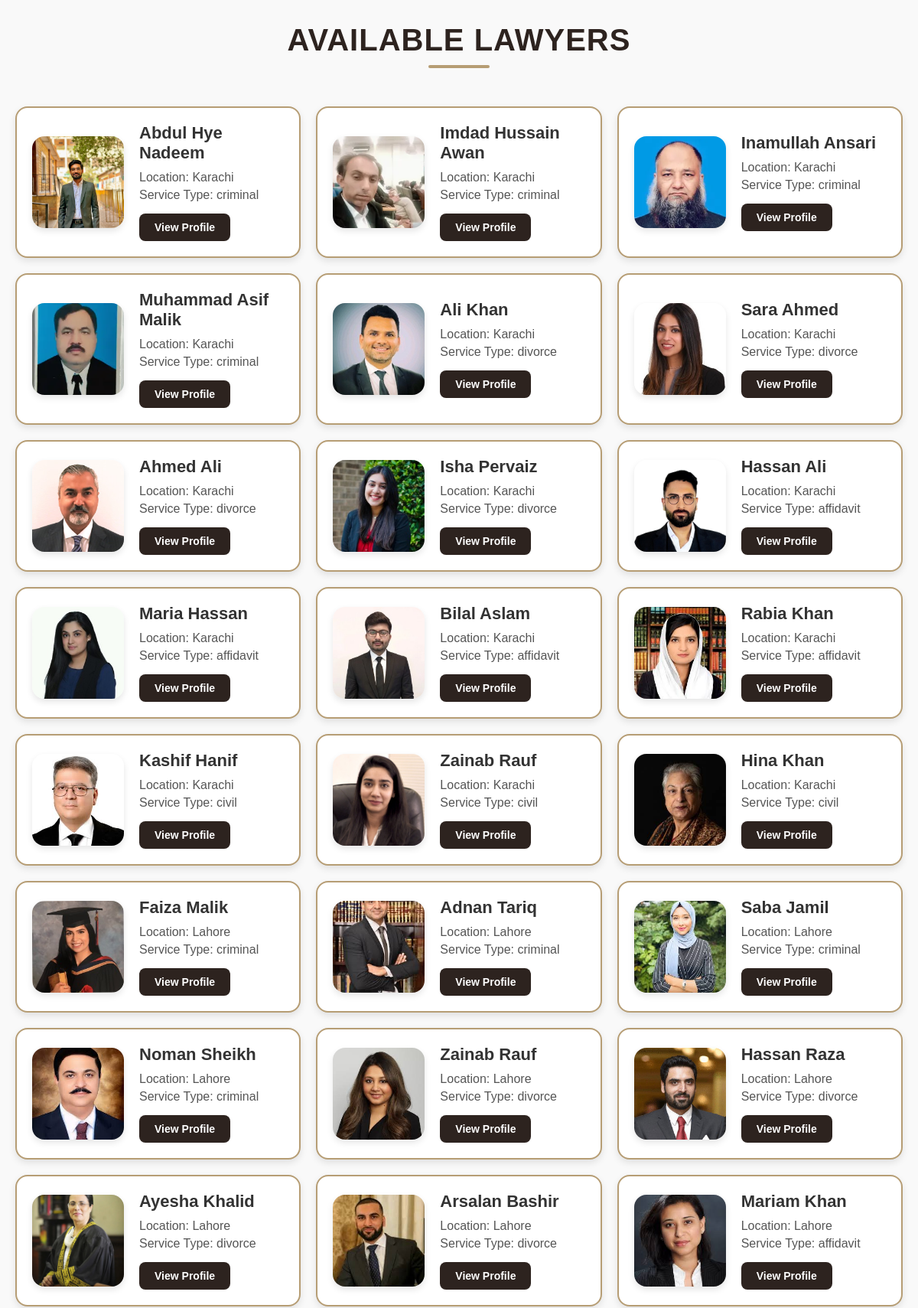
Page /php/search.php (upper part) on the committed database.
### tables this page shows
CREATE TABLE `lawyers` (
  `id` int(11) NOT NULL,
  `user_id` int(11) DEFAULT NULL,
  `name` varchar(255) DEFAULT NULL,
  `email` varchar(255) DEFAULT NULL,
  `location` varchar(255) DEFAULT NULL,
  `service_type` enum('criminal','divorce','affidavit','civil') NOT NULL,
  `bio` text DEFAULT NULL,
  `images` varchar(255) DEFAULT NULL,
  `approved` tinyint(1) DEFAULT 0
);

### php/search.php (the view, shortened to what this page needs)
<?php
include 'db_connect.php';
$query = "SELECT * FROM Lawyers WHERE approved = 1";
$stmt = $conn->prepare($query);
$stmt->execute();
$result = $stmt->get_result();
echo "<h2>Available Lawyers</h2>";
echo "<div class='locals'>";
if ($result->num_rows > 0) {
    while ($row = $result->fetch_assoc()) {
        echo "<div class='card'>";
        echo "<img src='" . $row['images'] . "' alt='Profile Image'>";
        echo "<div class='card-content'>";
        echo "<h3>" . $row['name'] . "</h3>";
        echo "<p>Location: " . $row['location'] . "</p>";
        echo "<p>Service Type: " . $row['service_type'] . "</p>";
        echo "<a href='lawyer_profile.php?id=" . $row['id'] . "'>View Profile</a>";
        echo "</div>";
        echo "</div>";
    }
} else {
    echo "<script type='text/javascript'>
    alert('No lawyers found matching your criteria.');
    window.location.href = '../index.php'; // Redirect to the homepage or wherever you prefer
  </script>";
}
echo "</div>";
?>

### php/search.php (style rules this page uses)
h2 { text-align: center; font-size: 40px; font-weight: 700; color: #2d231f; margin: 30px 0; position: relative; letter-spacing: 1px; text-transform: uppercase; font-family: Arial, Helvetica, sans-serif; }
h2::after { content: ''; display: block; width: 80px; height: 4px; background-color: #b69d74; margin: 10px auto 0; border-radius: 2px; }
.locals { display: grid; grid-template-columns: repeat(auto-fit, minmax(300px, 1fr)); gap: 20px; padding: 20px; max-width: 1200px; margin: 0 auto; justify-content: center; align-items: center; }
.card { display: flex; align-items: flex-start; background-color: #ffffff; border: 2px solid #b69d74; border-radius: 16px; padding: 20px; box-shadow: 0 4px 10px rgba(0, 0, 0, 0.1); transition: transform 0.3s ease, box-shadow 0.3s ease; overflow: hidden; height: 100%; box-sizing: border-box; align-items: center; justify-content: center; }
.card img { flex-shrink: 0; border-radius: 16px; width: 120px; height: 120px; margin-right: 20px; object-fit: cover; box-shadow: 0 4px 8px rgba(0, 0, 0, 0.1); }
.card-content { flex: 1; }
.card-content h3 { font-size: 22px; color: #333; margin: 0 0 10px; font-weight: 600; }
.card-content p { font-size: 16px; color: #555; margin: 5px 0; }
.card-content a { display: inline-block; margin-top: 10px; padding: 10px 20px; background-color: #2d231f; color: #fff; text-decoration: none; border-radius: 8px; font-size: 14px; font-weight: 600; transition: background-color 0.3s ease; }

### rows in the picture
lawyers: images (picture), name "Abdul Hye Nadeem", location "Karachi", service_type "criminal"
lawyers: images (picture), name "Imdad Hussain Awan", location "Karachi", service_type "criminal"
lawyers: images (picture), name "Inamullah Ansari", location "Karachi", service_type "criminal"
lawyers: images (picture), name "Muhammad Asif Malik", location "Karachi", service_type "criminal"
lawyers: images (picture), name "Ali Khan", location "Karachi", service_type "divorce"
lawyers: images (picture), name "Sara Ahmed", location "Karachi", service_type "divorce"
lawyers: images (picture), name "Ahmed Ali", location "Karachi", service_type "divorce"
lawyers: images (picture), name "Isha Pervaiz", location "Karachi", service_type "divorce"
lawyers: images (picture), name "Hassan Ali", location "Karachi", service_type "affidavit"
lawyers: images (picture), name "Maria Hassan", location "Karachi", service_type "affidavit"
lawyers: images (picture), name "Bilal Aslam", location "Karachi", service_type "affidavit"
lawyers: images (picture), name "Rabia Khan", location "Karachi", service_type "affidavit"
lawyers: images (picture), name "Kashif Hanif", location "Karachi", service_type "civil"
lawyers: images (picture), name "Zainab Rauf", location "Karachi", service_type "civil"
lawyers: images (picture), name "Hina Khan", location "Karachi", service_type "civil"
lawyers: images (picture), name "Faiza Malik", location "Lahore", service_type "criminal"
lawyers: images (picture), name "Adnan Tariq", location "Lahore", service_type "criminal"
lawyers: images (picture), name "Saba Jamil", location "Lahore", service_type "criminal"
lawyers: images (picture), name "Noman Sheikh", location "Lahore", service_type "criminal"
lawyers: images (picture), name "Zainab Rauf", location "Lahore", service_type "divorce"
lawyers: images (picture), name "Hassan Raza", location "Lahore", service_type "divorce"
lawyers: images (picture), name "Ayesha Khalid", location "Lahore", service_type "divorce"
lawyers: images (picture), name "Arsalan Bashir", location "Lahore", service_type "divorce"
lawyers: images (picture), name "Mariam Khan", location "Lahore", service_type "affidavit"
